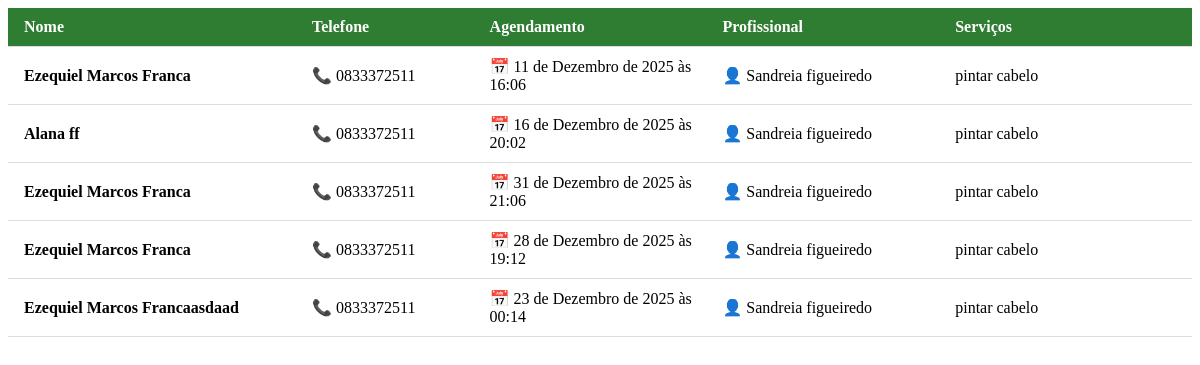
/customers/list/ (signed in), run on an earlier commit of the app's database.
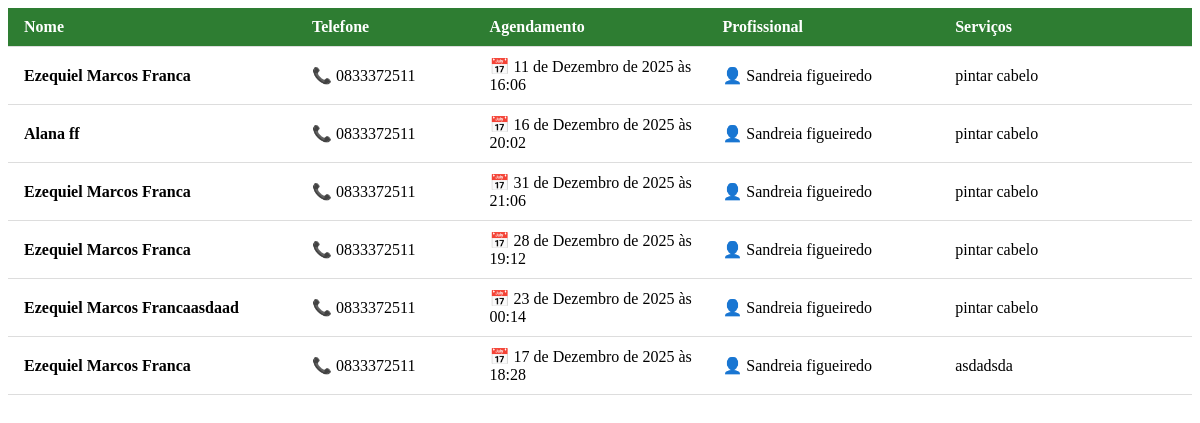
And on a later commit of the database.
### pages/models.py (models this page shows, shortened)
class Customer(models.Model):
    first_name = models.CharField(max_length=30)
    second_name= models.CharField(max_length=30)
    professional = models.ForeignKey(Professionals, on_delete=models.CASCADE)
    services = models.ManyToManyField(Service)
    date = models.DateTimeField()
    phone = models.CharField(max_length=11)

class Professionals(models.Model):
    first_name = models.CharField(max_length=30)
    second_name = models.CharField(max_length=30)
    user = models.OneToOneField(User, on_delete=models.CASCADE)
    def __str__(self):
        return f"{self.first_name} {self.second_name}"

class Service(models.Model):
    name = models.CharField(max_length=50)
    def __str__(self):
        return f"{self.name}"

### pages/views.py (the view)
# urls.py: path('customers/list/',views.customer_list, name='customer_list' ),
@login_required
def customer_list(request):
    customers = Customer.objects.all()
    return render(request, 'pages/CustomerLists.html',{
        'customers':customers
    })

### pages/templates/pages/CustomerLists.html
{% load static %}
<head>
    <link rel="stylesheet" href="{% static 'pages/css/customerLists.css'%}">
</head>
<ul class="customer-list">
    <li class="customer-row header">
        <span>Nome</span>
        <span>Telefone</span>
        <span>Agendamento</span>
        <span>Profissional</span>
        <spa>Serviços</spa>
    </li>
    {% for customer in customers %}
    <li class="customer-row">
        <span class="col-name">
            {{ customer.first_name }} {{ customer.second_name }}
        </span>
        <span class="col-phone">
            📞 {{ customer.phone }}
        </span>
        <span class="col-date">
            📅 {{ customer.date }}
        </span>
        <span class="col-prof">
            👤 {{ customer.professional }}
        </span>
        <span class="col-services">
            {% for service in customer.services.all %}
                {{service}}{%if not forloop.last%}, {%endif%}
            {% empty %}
                -
            {%endfor%}
        </span>
    </li>
    {% endfor %}
</ul>

### pages/static/pages/css/customerLists.css (style rules this page uses)
.customer-list { list-style: none; padding: 0; margin: 0; width: 100%; }
.customer-row { display: grid; grid-template-columns: 2.5fr 1.5fr 2fr 2fr 2fr; align-items: center; gap: 12px; padding: 10px 16px; border-bottom: 1px solid #ddd; }
.customer-row.header { font-weight: bold; background-color: #2e7d32; color: #fff; }
.col-name { font-weight: 600; white-space: nowrap; overflow: hidden; text-overflow: ellipsis; }
.col-phone, .col-services .col-date, .col-prof { white-space: nowrap; }

What changed in the data, as far as the page shows it:
added Customer: first_name "Ezequiel Marcos", second_name "Franca", phone "0833372511", date "17 de Dezembro de 2025 às 18:28", professional "Sandreia figueiredo"
added Service: name "asdadsda", shown under "Ezequiel Marcos"
